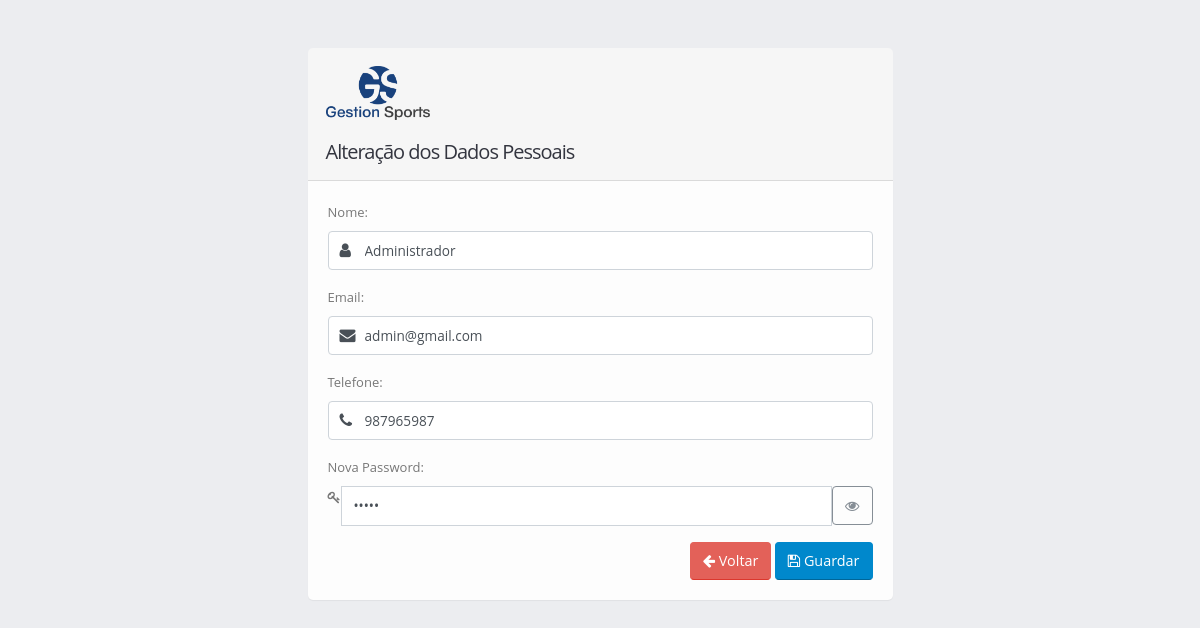
Page /alterardados.php (signed in) on the committed database.
### tables this page shows
CREATE TABLE `utilizadores` (
  `id_utilizador` int(11) NOT NULL,
  `nome` varchar(255) NOT NULL,
  `email` varchar(255) NOT NULL,
  `telefone` varchar(20) NOT NULL,
  `pass` varchar(255) NOT NULL,
  `perfil` enum('admin','treinador','atleta') NOT NULL
);

### alterardados.php (the view, shortened to what this page needs)
<?php
include "DBConnection.php";
$iduser = $_SESSION["iduser"];
$query = "SELECT * FROM utilizadores WHERE id_utilizador = ?";
$stmt = mysqli_prepare($link, $query);
mysqli_stmt_bind_param($stmt, "i", $iduser);
mysqli_stmt_execute($stmt);
$result = mysqli_stmt_get_result($stmt);
$row = mysqli_fetch_assoc($result);
?>
<!doctype html>
<html class="fixed" lang="pt">
<head>
    <link rel="stylesheet" href="vendor/bootstrap/css/bootstrap.css" />
    <link rel="stylesheet" href="vendor/font-awesome/css/font-awesome.css" />
    <link rel="stylesheet" href="css/theme.css" />
    <link rel="stylesheet" href="css/skins/default.css" />
    <link rel="stylesheet" href="css/custom.css" />
</head>
<body>
<section class="body">
    <div class="row justify-content-center">
        <div class="col-lg-6 mt-5">
            <section class="card">
                <header class="card-header">
                    <img src="img/gestaologo.png" height="54" alt="Isec Admin"/><br><br>
                    <h2 class="card-title">Alteração dos Dados Pessoais</h2>
                </header>
                <div class="card-body">
                    <form action="alterardados.php" method="post" onsubmit="return confirmarAlteracao();">
                        <div class="form-group">
                            <label>Nome:</label>
                            <div class="input-group input-group-icon">
                                <span class="input-group-addon"><span class="icon"><i class="fa fa-user"></i></span></span>
                                <input class="form-control" type="text" name="nome" value="<?= htmlspecialchars($row['nome']) ?>" required>
                            </div>
                        </div>
                        <div class="form-group">
                            <label>Email:</label>
                            <div class="input-group input-group-icon">
                                <span class="input-group-addon"><span class="icon"><i class="fa fa-envelope"></i></span></span>
                                <input class="form-control" type="email" name="email" value="<?= htmlspecialchars($row['email']) ?>" required>
                            </div>
                        </div>
                        <div class="form-group">
                            <label>Telefone:</label>
                            <div class="input-group input-group-icon">
                                <span class="input-group-addon"><span class="icon"><i class="fa fa-phone"></i></span></span>
                                <input class="form-control" type="text" name="telefone" value="<?= htmlspecialchars($row['telefone']) ?>" required>
                            </div>
                        </div>
                        <div class="form-group">
                            <label>Nova Password:</label>
                            <div class="input-group">
                                <div class="input-group-prepend">
                                    <span class="input-group-text"><i class="fa fa-key"></i></span>
                                </div>
                                <input type="password" class="form-control" name="pass" id="passInput" value="<?= htmlspecialchars($row['pass']) ?>" required>
                                <div class="input-group-append">
                                    <button class="btn btn-outline-secondary" type="button" onclick="togglePassword()" tabindex="-1">
                                        <i class="fa fa-eye" id="eyeIcon"></i>
                                    </button>
                                </div>
                            </div>
                        </div>
                        <div class="form-group text-right">
                            <a href="inicio.php" class="btn btn-secondary"><i class="fa fa-arrow-left"></i> Voltar</a>
                            <button type="submit" class="btn btn-primary"><i class="fa fa-save"></i> Guardar</button>
                        </div>
                    </form>
                </div>
            </section>
        </div>
    </div>
</section>
</body>
</html>

### css/skins/default.css (style rules this page uses)
a { color: #0088cc; }
html .btn-primary { background-color: #0088cc; border-color: #0088cc #0088cc #006699; color: #ffffff; }
html .btn-secondary { background-color: #e36159; border-color: #e36159 #e36159 #dc372d; color: #ffffff; }

### rows in the picture
utilizadores: nome "Administrador", email "admin@gmail.com", telefone "987965987"
